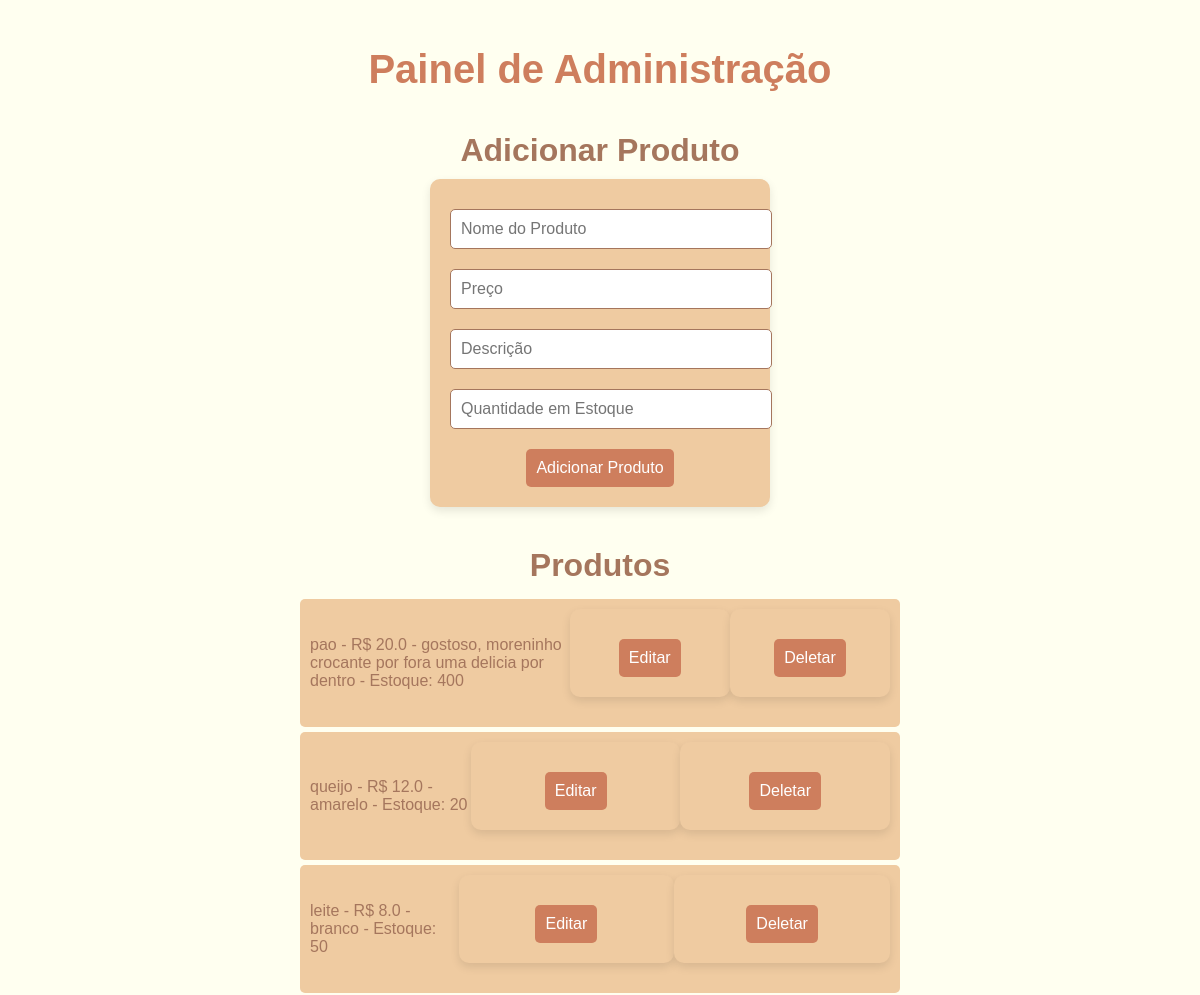
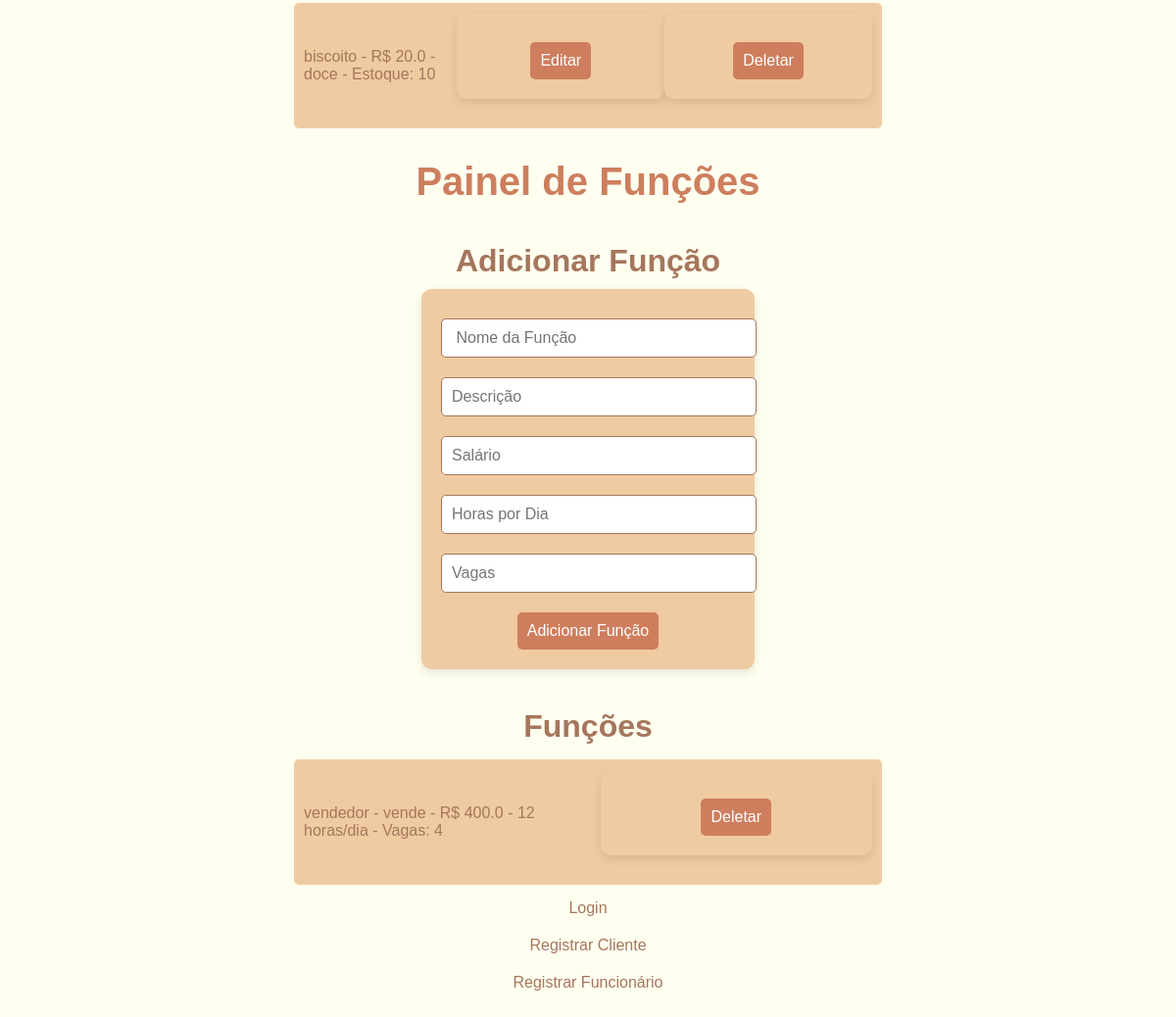
Screenshot of /admin (signed in) with the database file from the repository (2 pictures, top to bottom).
### app.py (models this page shows)
class Produto(db.Model):
    id = db.Column(db.Integer, primary_key=True)
    nome = db.Column(db.String(150), nullable=False)
    preco = db.Column(db.Float, nullable=False)
    desc = db.Column(db.String(300), nullable=False)
    estoque = db.Column(db.Integer, nullable=False)

class Funcao(db.Model):
    id = db.Column(db.Integer, primary_key=True)
    nome = db.Column(db.String(150), nullable=False)
    descricao = db.Column(db.String(300), nullable=False)
    salario = db.Column(db.Float, nullable=False)
    horas_por_dia = db.Column(db.Integer, nullable=False)
    vagas = db.Column(db.Integer, nullable=False)
    funcionarios = db.relationship('FuncionarioFuncao', backref='funcao', lazy=True)

### app.py (the view, shortened to what this page needs)
@app.route('/admin', methods=['GET', 'POST'])
@login_required
def admin():
    produtos = Produto.query.all()
    funcoes = Funcao.query.all()
    return render_template('admin.html', produtos=produtos, funcoes=funcoes)

### app.py (called while the page is built)
@login_manager.user_loader
def load_user(user_id):
    user = Cliente.query.get(int(user_id))
    if user is None:
        user = Funcionario.query.get(int(user_id))
    return user

### templates/admin.html (shortened to what this page needs)
<!DOCTYPE html>
<html lang="pt-BR">
<head>
</head>
<body>
    <h1>Painel de Administração</h1>
    <h2>Adicionar Produto</h2>
    <form method="POST">
        <input type="text" name="nome" placeholder="Nome do Produto" required>
        <input type="text" name="preco" placeholder="Preço" required>
        <input type="text" name="desc" placeholder="Descrição" required>
        <input type="number" name="estoque" placeholder="Quantidade em Estoque" required>
        <button type="submit">Adicionar Produto</button>
    </form>
    <h2>Produtos</h2>
    <ul>
        {% for produto in produtos %}
            <li>
                {{ produto.nome }} - R$ {{ produto.preco }} - {{ produto.desc }} - Estoque: {{ produto.estoque }}
                <form action="{{ url_for('produto_edit', product_id=produto.id) }}" method="GET" style="display:inline;">
                    <button type="submit">Editar</button>
                </form>
                <form action="{{ url_for('produto_delete', product_id=produto.id) }}" method="POST" style="display:inline;">
                    <button type="submit">Deletar</button>
                </form>
            </li>
        {% endfor %}
    </ul>
    <h1>Painel de Funções</h1>
    <h2>Adicionar Função</h2>
    <form method="POST">
        <input type="text" name="nome_funcao" placeholder=" Nome da Função" required>
        <input type="text" name="descricao" placeholder="Descrição" required>
        <input type="number" name="salario" placeholder="Salário" required>
        <input type="number" name="horas_por_dia" placeholder="Horas por Dia" required>
        <input type="number" name="vagas" placeholder="Vagas" required>
        <button type="submit">Adicionar Função</button>
    </form>
    <h2>Funções</h2>
    <ul>
        {% for funcao in funcoes %}
            <li>
                {{ funcao.nome }} - {{ funcao.descricao }} - R$ {{ funcao.salario }} - {{ funcao.horas_por_dia }} horas/dia - Vagas: {{ funcao.vagas }}
                <form action="{{ url_for('remover_funcao', funcionario_funcao_id=funcao.id) }}" method="POST" style="display:inline;">
                    <button type="submit">Deletar</button>
                </form>
            </li>
        {% endfor %}
    </ul>
    <a href="{{ url_for('login') }}">Login</a>
    <a href="{{ url_for('registrar') }}">Registrar Cliente</a>
    <a href="{{ url_for('colocar_funcionario') }}">Registrar Funcionário</a>
</body>
</html>

### templates/admin.html (style rules this page uses)
body { background-color: #FFFFF0; font-family: 'Arial', sans-serif; color: #A5765D; margin: 0; padding: 20px; display: flex; flex-direction: column; align-items: center; }
h1 { font-size: 2.5em; margin-bottom: 20px; color: #CE7E5D; }
h2 { font-size: 2em; margin: 20px 0 10px; color: #A5765D; }
form { background-color: #EFCBA1; padding: 20px; border-radius: 10px; box-shadow: 0 4px 10px rgba(0, 0, 0, 0.1); width: 300px; margin-bottom: 20px; text-align: center; }
input[type="text"], input[type="number"] { width: 100%; padding: 10px; margin: 10px 0; border: 1px solid #A5765D; border-radius: 5px; font-size: 1em; }
button { background-color: #CE7E5D; color: #FFFFFF; padding: 10px; border: none; border-radius: 5px; cursor: pointer; font-size: 1em; transition: background-color 0.3s; margin-top: 10px; }
ul { list-style-type: none; padding: 0; width: 100%; max-width: 600px; margin: 0; }
li { background-color: #EFCBA1; padding: 10px; margin: 5px 0; border-radius: 5px; display: flex; justify-content: space-between; align-items: center; }
a { display: inline-block; margin: 10px; color: #A5765D; text-decoration: none; font-size: 1em; }

### rows the page displays
Produto: nome "pao", preco "20.0", desc "gostoso, moreninho crocante por fora uma delicia por dentro", estoque "400"
Produto: nome "queijo", preco "12.0", desc "amarelo", estoque "20"
Produto: nome "leite", preco "8.0", desc "branco", estoque "50"
Produto: nome "biscoito", preco "20.0", desc "doce", estoque "10"
Funcao: nome "vendedor", descricao "vende", salario "400.0", horas_por_dia "12", vagas "4"
